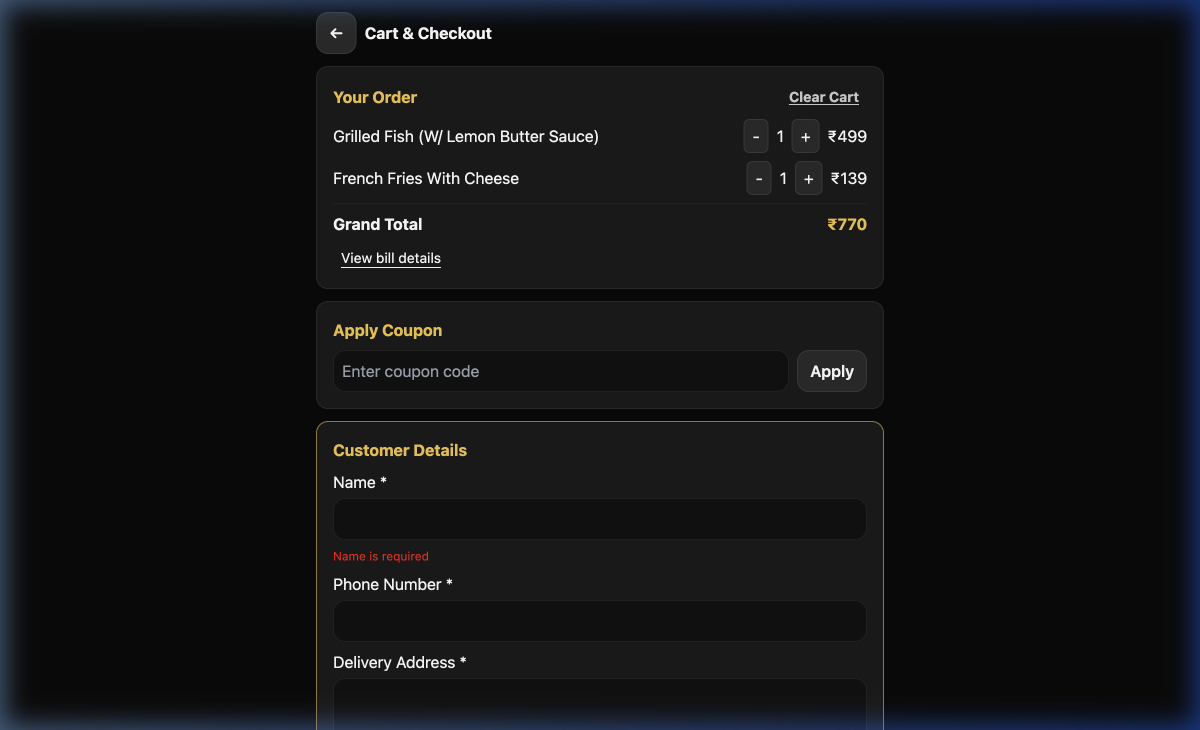
#> input picture assets/checkout.png, 2400 x 1460 px, given as the content of the folder public, which was not available (shown at 1/2 size)
$ python optimize-assets.py ../assets/checkout.png
#> lines starting #> are read from the running program, lines starting #| are printed output that depends on the picture
#!/usr/bin/env python3
"""Re-encode oversized images in public/ in place, filenames unchanged.

Anything over THRESHOLD bytes is capped at MAX_W wide and re-saved with sane
quality. Run after adding screenshots:

    python3 scripts/optimize-assets.py [--dry-run]

Videos are NOT handled here -- they need ffmpeg. See the note printed at the end.
"""
import os, sys
from PIL import Image

ROOT = "public"
THRESHOLD = 120 * 1024      # only touch images above this
MAX_W = 1200                # cap width
JPEG_Q, WEBP_Q = 82, 80
SKIP = {"recording.webp"}   # animated; handled separately

def optimize(path, dry=False):
#> called with path = '_only/checkout.png', dry = False
    before = os.path.getsize(path)
    if before <= THRESHOLD or os.path.basename(path) in SKIP:
        return None
    try:
        im = Image.open(path)
#> im is the input picture: PIL image 2400x1460 RGB; mean R, G, B 18.5, 19.2, 20.7
    except Exception as e:
        print(f"  skip (unreadable) {path}: {e}")
        return None
    fmt = (im.format or "").upper()
#> fmt = 'PNG'
    # MPO is a multi-frame JPEG from phone cameras; frame 0 is the real photo.
    # Genuinely animated formats are left to the webp path.
    if getattr(im, "n_frames", 1) > 1 and fmt != "MPO":
        return None
    if fmt == "MPO":
        im.seek(0)
    w, h = im.size
#> w = 2400; h = 1460
    if w > MAX_W:
        im = im.resize((MAX_W, round(h * MAX_W / w)), Image.LANCZOS)
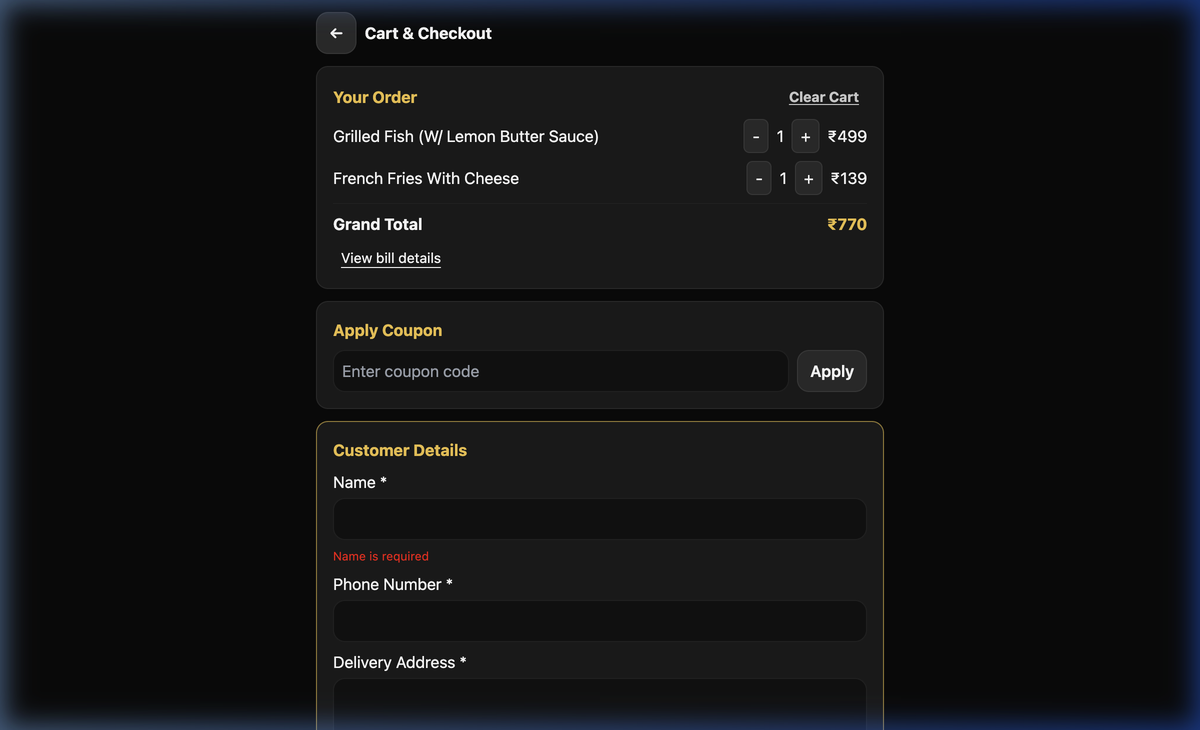
#> im: PIL image 1200x730 RGB; mean R, G, B 18.5, 19.2, 20.7
    if dry:
        return (before, before, w, im.size[0])

    if fmt == "PNG":
        # flatten palette-friendly PNGs; keep alpha when present
        if im.mode not in ("RGBA", "RGB", "P"):
            im = im.convert("RGBA" if "A" in im.getbands() else "RGB")
        im.save(path, "PNG", optimize=True)
    elif fmt in ("JPEG", "MPO"):
        im.convert("RGB").save(path, "JPEG", quality=JPEG_Q, optimize=True, progressive=True)
    elif fmt == "WEBP":
        im.save(path, "WEBP", quality=WEBP_Q, method=6)
    else:
        return None
    return (before, os.path.getsize(path), w, im.size[0])

def main():
    dry = "--dry-run" in sys.argv
    saved = touched = 0
    for dp, _, files in os.walk(ROOT):
        for f in sorted(files):
            if not f.lower().endswith((".png", ".jpg", ".jpeg", ".webp")):
                continue
            p = os.path.join(dp, f)
            r = optimize(p, dry)
#> r = (142325, 95929, 2400, 1200)
            if not r:
                continue
            b, a, w0, w1 = r
#> b = 142325; a = 95929; w0 = 2400; w1 = 1200
            touched += 1
            saved += b - a
#> saved = 46396
            print(f"  {b/1e6:6.2f} -> {a/1e6:5.2f} MB  {w0:>5}px -> {w1:<5}px  {p}")
#|     0.14 ->  0.10 MB   2400px -> 1200 px  _only/checkout.png
    print(f"\n{touched} images, saved {saved/1e6:.1f} MB{' (dry run)' if dry else ''}")
#| 1 images, saved 0.0 MB

if __name__ == "__main__":
    main()

$ run again, on assets/hero.png
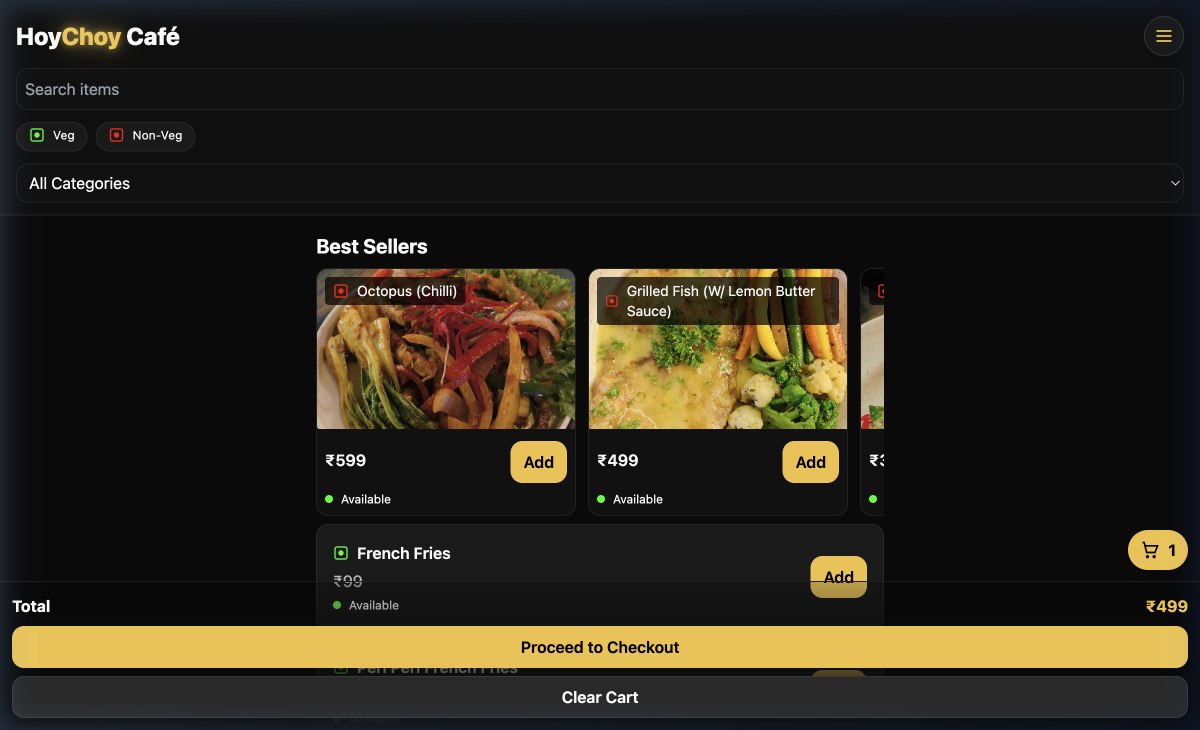
#> input picture assets/hero.png, 2400 x 1460 px, given as the content of the folder public, which was not available (shown at 1/2 size)
#> in optimize, im is the input picture: PIL image 2400x1460 RGB; mean R, G, B 42.6, 37.9, 27.1
#> in optimize, `im = im.resize((MAX_W, round(h * MAX_W / w)), Image.LANCZOS)`:
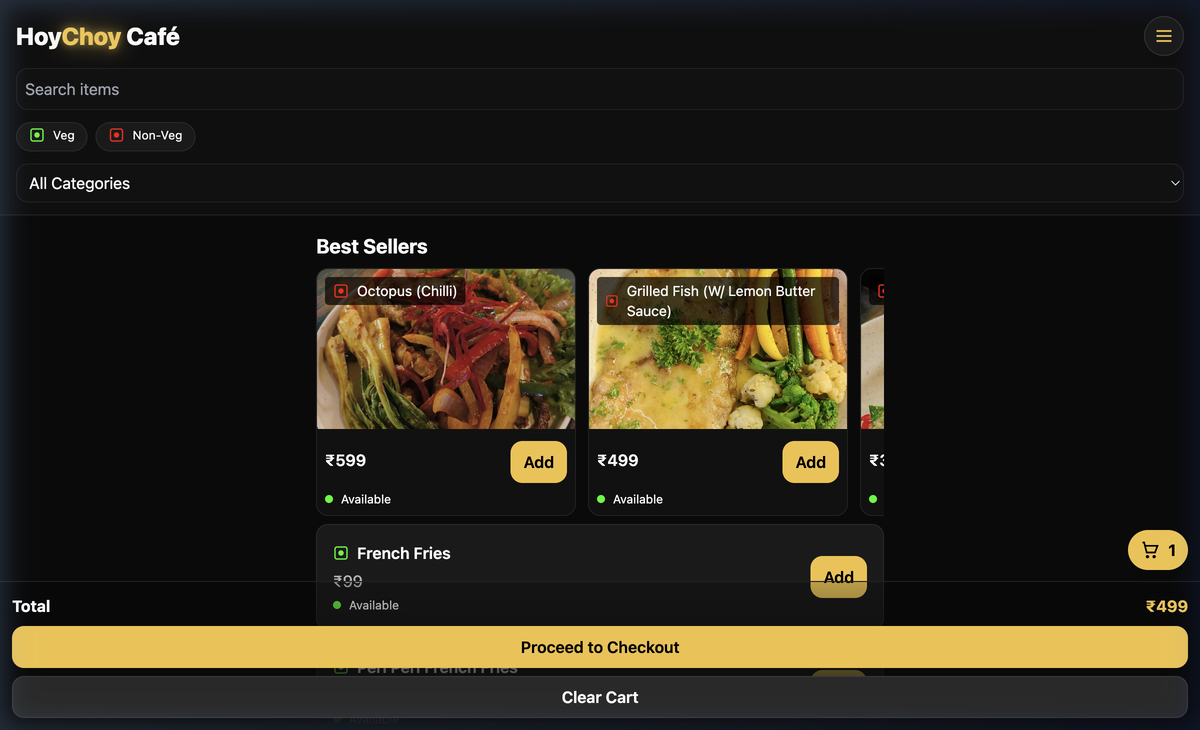
#> im: PIL image 1200x730 RGB; mean R, G, B 42.6, 37.9, 27.1
#|     0.80 ->  0.27 MB   2400px -> 1200 px  _only/hero.png
#| 1 images, saved 0.5 MB

$ run again, on assets/menu.png
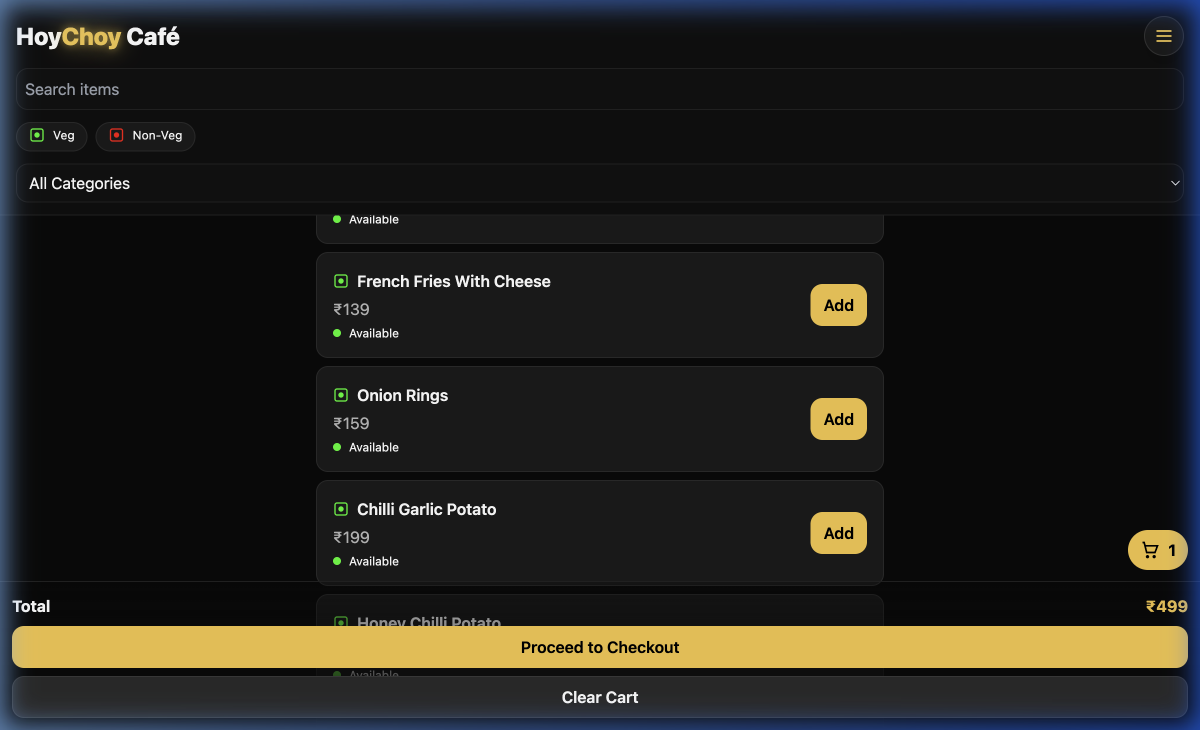
#> input picture assets/menu.png, 2400 x 1460 px, given as the content of the folder public, which was not available (shown at 1/2 size)
#> in optimize, im is the input picture: PIL image 2400x1460 RGB; mean R, G, B 33.9, 32.9, 28.6
#> in optimize, `im = im.resize((MAX_W, round(h * MAX_W / w)), Image.LANCZOS)`:
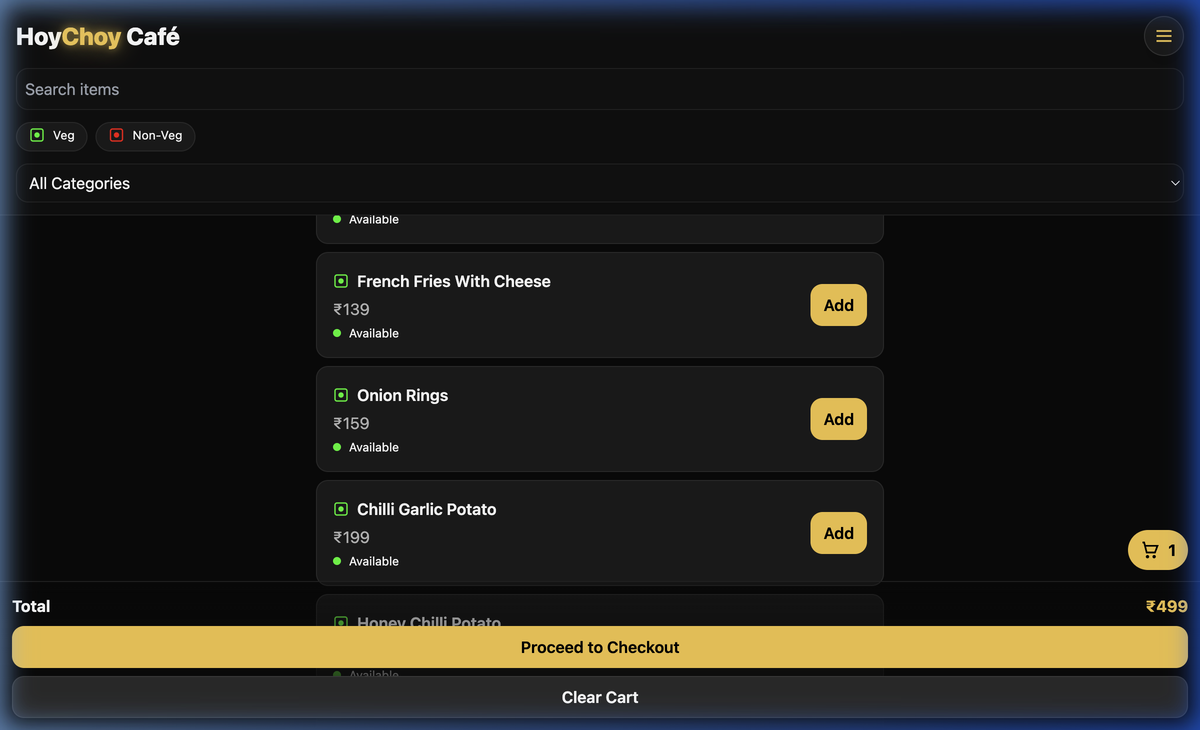
#> im: PIL image 1200x730 RGB; mean R, G, B 33.9, 32.9, 28.6
#|     0.19 ->  0.12 MB   2400px -> 1200 px  _only/menu.png
#| 1 images, saved 0.1 MB
